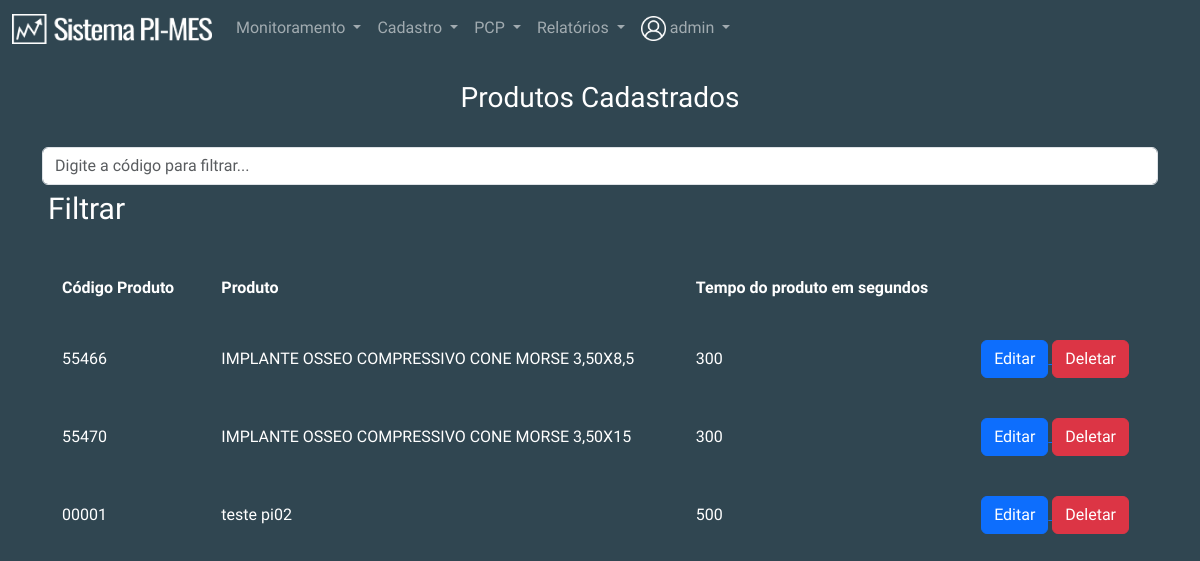
The app's page /cadastro/produtos_cadastrados/ (signed in), older data.
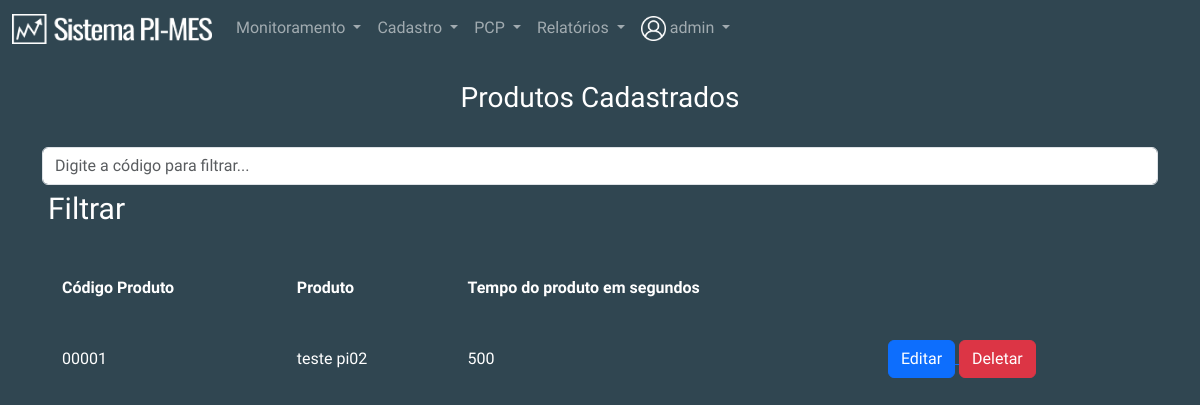
The same page, newer data.
### cadastro/models.py (models this page shows, shortened)
class cadastro_produto(models.Model):
    criador = models.ForeignKey(User, on_delete=models.DO_NOTHING, null=True, blank=True)
    codigo_produto = models.CharField(max_length=5)
    produto = models.TextField()
    tempo_produto = models.IntegerField()

### cadastro/views.py (the view)
# urls.py: path('produtos_cadastrados/', views.produtos_cadastrados, name='produtos_cadastrados'),
@login_required
def produtos_cadastrados(request):
    if request.method == "GET":
        codigo = request.GET.get('filtro_produto')
        cadastros = cadastro_produto.objects.all()
        if codigo:
            cadastros = cadastros.filter(codigo_produto=codigo)
        return render(request, 'cadastro/produtos_cadastrados.html', {'cadastros': cadastros})

### cadastro/templates/cadastro/produtos_cadastrados.html (shortened to what this page needs)
{% extends 'monitoramento/base_monitoramento.html' %}
{% load static %}
{% block 'head' %}
    {% block 'importacoes' %}
    <link href="{% static 'css/monitoramento.css' %}" rel="stylesheet">
    {% endblock %}
{% endblock %}
{% block 'conteudo' %}
<div class="container">
    <br>
    <div class="text-center">
        <h3>Produtos Cadastrados</h3>
    </div>
    <br>
    <div class="row">
        <div class="col-md">
            <form action="{% url 'produtos_cadastrados' %}" method="GET">
            <input type="text" placeholder="Digite a código para filtrar..." class="form-control" name="filtro_produto">
        </div>
    </div>
    <div class="row">
        <div class="col-md">
            <input type="submit" class="btn-principal" value="Filtrar">
        </div>
    </div>
    <br>
    <table>
        <tr>
            <th>Código Produto</th>
            <th>Produto</th>
            <th>Tempo do produto em segundos</th>
        </tr>
        {% for cadastro in cadastros %}
        <tr>
            <td>{{ cadastro.codigo_produto }}</td>
            <td>{{ cadastro.produto }}</td>
            <td>{{ cadastro.tempo_produto }}</td>
            <td>
                <a href="{% url 'editar_produto' cadastro.id %}"><button type="button" class="btn btn-primary" name="editar">
                    Editar
                </button>
                <a href="{% url 'delete' cadastro.id %}"><button type="button" class="btn btn-danger" name="deletar">
                    Deletar
                </button>
            </td>
        </tr>
        {% empty %}
        <tr>
            <td colspan="4">Nenhuma produto encontrado</td>
        </tr>
        {% endfor %}
    </table>
</div>
{% endblock %}

### monitoramento/templates/monitoramento/base_monitoramento.html (shortened to what this page needs)
{% load static %}
<!doctype html>
<html lang="pt-br">
  <head>
    <link href="{% static 'css/base.css' %}" rel="stylesheet">
    <link href="https://cdn.jsdelivr.net/npm/bootstrap@5.3.0-alpha1/dist/css/bootstrap.min.css" rel="stylesheet">
    {% block 'head' %}{% endblock %}
  </head>
  <body>
    {% block 'body' %}
    <nav class="navbar navbar-expand-lg navbar-light navbar-color" data-bs-theme="dark">
        <div class="container-fluid">
            <img src="{% static 'img/logo_monitoramento.png' %}" width="200" height="30" class="d-inline-block align-top" alt="">
            <div class="collapse navbar-collapse" id="navbarNavDropdown">
            <ul class="navbar-nav">
                <li class="nav-item dropdown">
                    <a class="nav-link dropdown-toggle" href="" role="button" data-bs-toggle="dropdown" aria-expanded="false">
                        Monitoramento
                    </a>
                </li>
                <li class="nav-item dropdown">
                    <a class="nav-link dropdown-toggle" href="" role="button" data-bs-toggle="dropdown" aria-expanded="false">
                        Cadastro
                    </a>
                </li>
                <li class="nav-item dropdown">
                    <a class="nav-link dropdown-toggle" href="" role="button" data-bs-toggle="dropdown" aria-expanded="false">
                        PCP
                    </a>
                </li>
                <li class="nav-item dropdown">
                    <a class="nav-link dropdown-toggle" href="" role="button" data-bs-toggle="dropdown" aria-expanded="false">
                        Relatórios
                    </a>
                </li>
                <li class="nav-item dropdown">
                    <a class="nav-link dropdown-toggle" href="" role="button" data-bs-toggle="dropdown" aria-expanded="false">
                        <img src="{% static 'img/simbolo_usuario.png' %}" width="25" height="25" class="d-inline-block align-top" alt="">
                        {{ request.user }}
                    </a>
                </li>
            </ul>
            </div>
        </div>
    </nav>
    <div style="min-height: 60vh">
        {% block 'conteudo' %}
        {% endblock %}
    </div>
    {% endblock %}
  </body>
</html>

### static/css/base.css (style rules this page uses)
body { color: white !important; font-family: 'Oswald', sans-serif !important; }
:root { --main-color: #201F1F; --dark-color: #1C1A1A; --contrast-color: #BE375F; --differential-color: #ED8554; }

### static/css/monitoramento.css (style rules this page uses)
.navbar-color { background-color: #304651 !important; }
body { background-color: #304651; }
.btn-principal { background-color: transparent; color: white; font-weight: normal; border: none; font-size: 30px; }
table { width: 100%; padding: 20px; }
td, th { padding: 20px; }

Row changes from the older to the newer data that the page shows:
removed cadastro_produto: codigo_produto "55466", produto "IMPLANTE OSSEO COMPRESSIVO CONE MORSE 3,50X8,5", tempo_produto "300"
removed cadastro_produto: codigo_produto "55470", produto "IMPLANTE OSSEO COMPRESSIVO CONE MORSE 3,50X15", tempo_produto "300"
